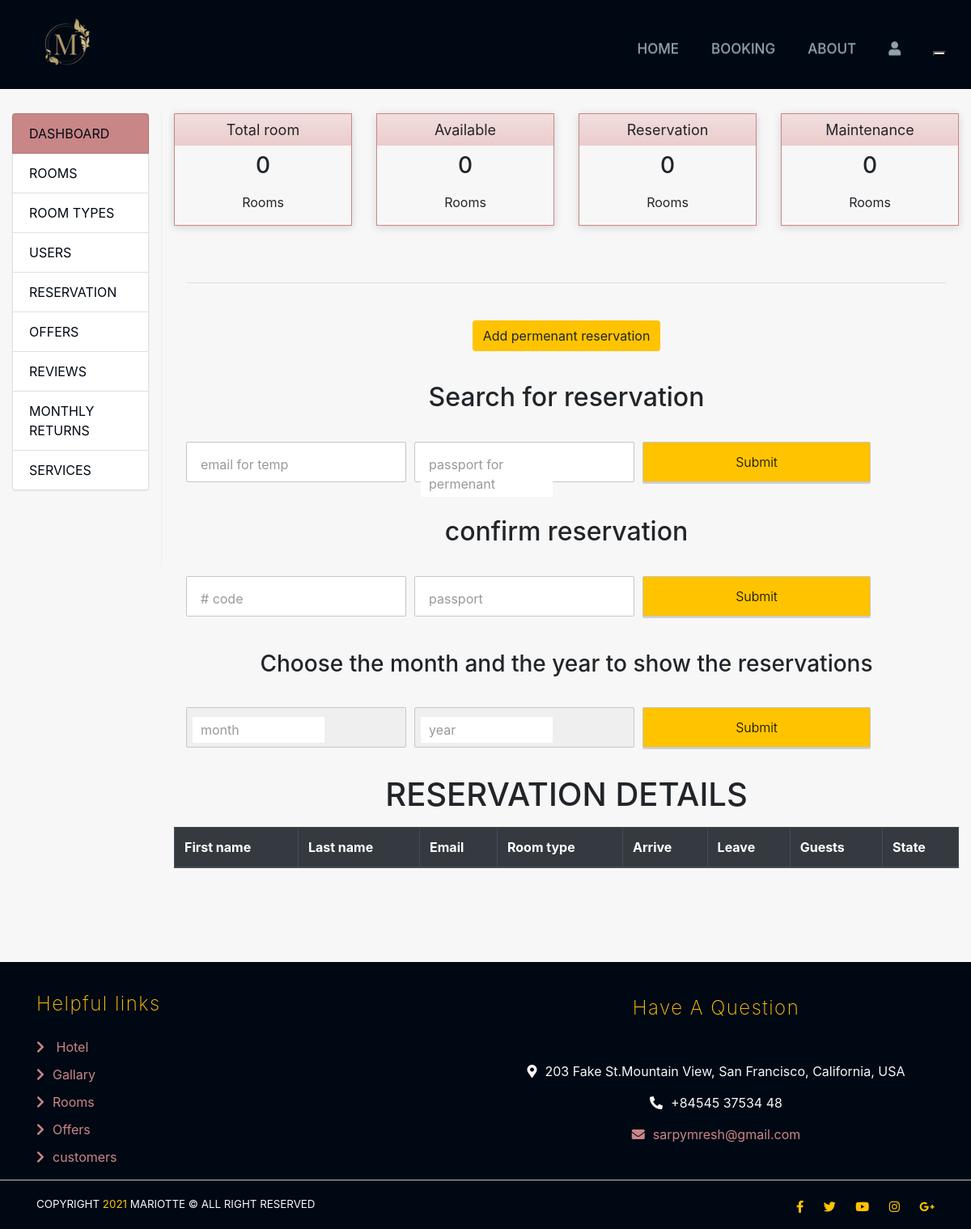
Before: /booking/admin_booking/ (signed in) with the older database file.
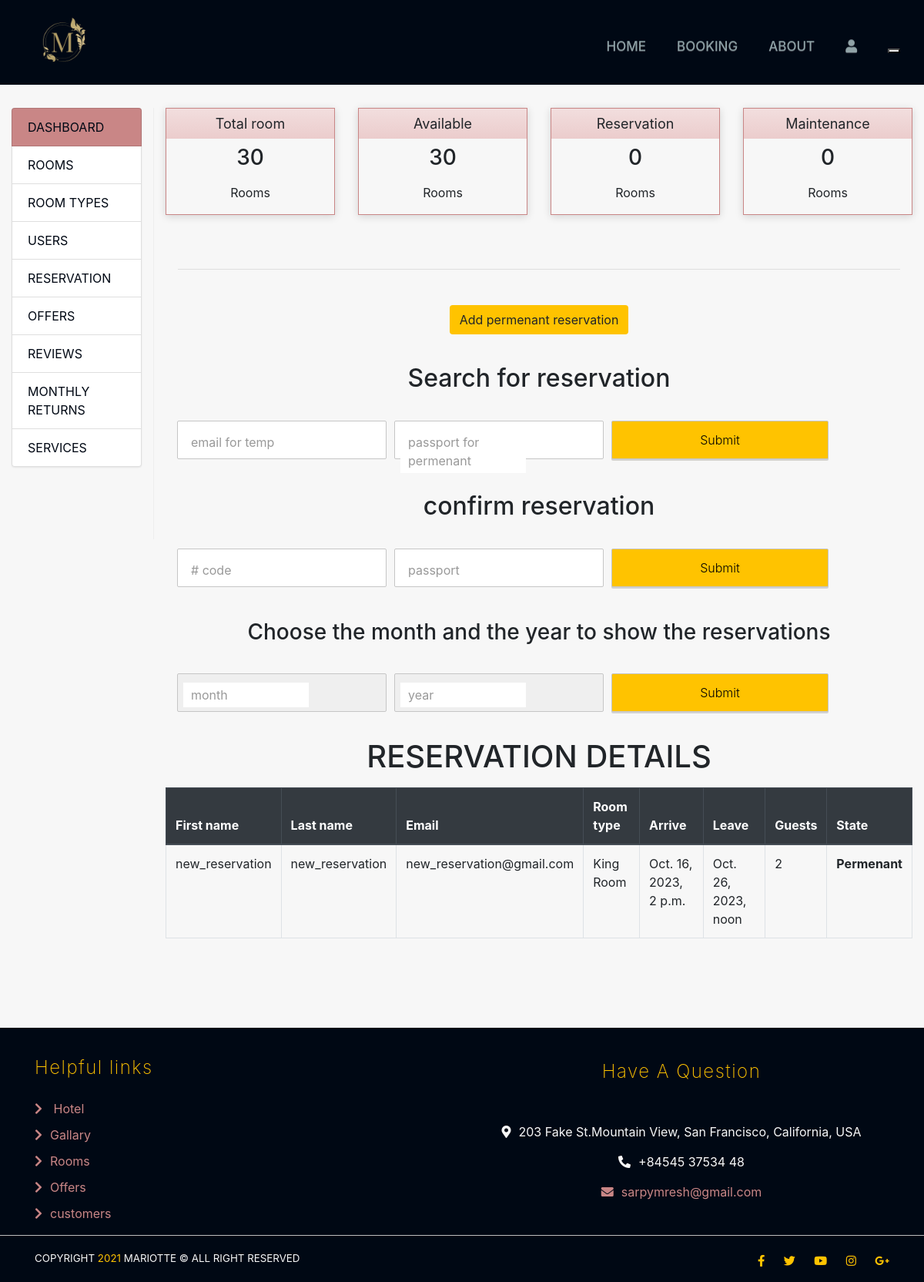
After: the same page with the newer database file.
### reservation/models.py (models this page shows, shortened)
class Perma_Reservation(models.Model):
    account = models.ForeignKey(Account,on_delete=models.PROTECT,blank=True,null=True)
    visitor = models.ForeignKey(Visitors,on_delete=models.PROTECT,blank=True,null=True)
    room = models.ForeignKey(Rooms,on_delete=models.PROTECT)
    start_date = models.DateTimeField()
    end_date = models.DateTimeField()
    bill_befor_discount = models.IntegerField(validators=[is_pos])
    bill_after_discount = models.IntegerField(default = 0,validators=[is_pos])
    active = models.BooleanField(default=True)
    number = models.CharField(max_length=40,default="")
    service = models.ManyToManyField(Service)
    guests = models.SmallIntegerField(default=1,validators=[is_pos])
    class Meta:
        ordering = ["active"]

### accounts/models.py (models this page shows, shortened)
class Visitors(models.Model):
    email = models.EmailField(blank=True,null=True)
    first_name = models.CharField(max_length=20)
    last_name = models.CharField(max_length=25)
    birth_date = models.DateField()

### rooms/models.py (models this page shows, shortened)
class Rooms(models.Model):
    type = models.ForeignKey("RoomTypes",on_delete=models.SET_NULL,null=True)
    floor = models.SmallIntegerField(validators=[is_pos])
    UNDER_MAINTENANCE = "1"
    INHABITED = "2"
    EMPTY = "3"
    CHOICES_STATE = [
        (UNDER_MAINTENANCE,"Under maintenance"),
        (INHABITED,"Inhabited"),
        (EMPTY,"Empty")
    ]
    state = models.CharField(max_length=1,choices=CHOICES_STATE,default="3")

class RoomTypes(models.Model):
    name = models.CharField(verbose_name='name',max_length=50,primary_key=True)
    image = models.ImageField(upload_to = 'room pics')
    price = models.IntegerField(verbose_name='price',validators=[is_pos])
    size = models.IntegerField(verbose_name='Size',validators=[is_pos])
    beds = models.SmallIntegerField(verbose_name='beds',validators=[is_pos])
    count = models.IntegerField(verbose_name='count',validators=[is_pos])
    max_guests = models.IntegerField(verbose_name='max guests',validators=[is_pos])
    desc = models.TextField(verbose_name='Description')
    offer = models.ForeignKey("offers.Offer",on_delete=models.SET_NULL, null=True)

### reservation/views.py (the view, shortened to what this page needs)
# urls.py: path('admin_booking/',views.show_reservations,name = 'books admin'),
def show_reservations(request):
    userFromRequest = request.user
    if not userFromRequest.is_authenticated:
        raise Http404("Page not found")
    if request.method == 'GET':
        context = {}
        context['types'] = RoomTypes.objects.all()
        context['services'] = Service.objects.all()
        check_search = search(request.GET.get('email'),request.GET.get('number'))
        check_filter = filter_res(request.GET.get('month'),request.GET.get('year'))
        if check_search[0] and (not check_filter[0]):
            list1 = []
            if check_search[1] :
                for i in check_search[1]:
                    list1.append(i)
            list2 = []
            if check_search[2] :
                for i in check_search[2]:
                    list2.append(i)
            dif = len(list1) - len(list2)
            if dif < 0:
                for i in range(-1*dif):
                    list1.append(None)
            elif dif > 0:
                for i in range(dif):
                    list2.append(None)
            context['zip'] = zip(list1,list2)
        elif (not check_search[0]) and (not check_filter[0]):
            list1 = []
            for i in Temp_Reservation.objects.all():
                list1.append(i)
            list2 = []
            for i in Perma_Reservation.objects.all():
                list2.append(i)
            dif = len(list1) - len(list2)
            if dif < 0:
                for i in range(-1*dif):
                    list1.append(None)
            elif dif > 0:
                for i in range(dif):
                    list2.append(None)
            context['zip'] = zip(list1,list2)
        context['rooms'] = Rooms.objects.all()
        context['total'] = Rooms.objects.all().count()
        context['available'] = Rooms.objects.filter(state = Rooms.EMPTY).count()
        context['maintenance'] = Rooms.objects.filter(state = Rooms.UNDER_MAINTENANCE).count()
        context['reserved'] = Rooms.objects.filter(state = Rooms.INHABITED).count()
        return render(request,'books.html',context)

### reservation/views.py (called while the page is built, shortened)
def search(email,number):
    result = {}
    if (not email) and (not number):
        return False,None,None

def filter_res(month,year):
    if month and year:
        month = int(month)
        year = int(year)
        return True,Temp_Reservation.objects.filter(start_date__year = year,start_date__month = month),Perma_Reservation.objects.filter(start_date__year = year,start_date__month = month)
    return False,None,None

### reservation/templates/books.html (shortened to what the changed rows need)
{% extends 'admin base.html' %}
{% block content %}
<div class="col-sm-12 text-center ">
    <h2 class="text-center"> Search for reservation</h2>
</div>
<div class="col-sm-12 text-center ">
    <h2 class="text-center"> confirm reservation</h2>
</div>
<h1 class="text-center">
    RESERVATION DETAILS
</h1>
<div class="table-responsive">
    <table class="table table-hover table-bordered">
        <thead class="thead-dark">
            <tr>
                <th>First name </th>
                <th>Last name</th>
                <th>Email</th>
                <th>Room type </th>
                <th>Arrive</th>
                <th>Leave</th>
                <th>Guests</th>
                <th>State </th>
            </tr>
        </thead>
        <tbody>
            {% for t,p in zip %}
            {% if p %}
            <tr>
                {% if p.account %}
                <td>{{p.account.first_name}}</td>
                <td>{{p.account.last_name}}</td>
                <td>{{p.account.email}}</td>
                {% else %}
                <td>{{p.visitor.first_name}}</td>
                <td>{{p.visitor.last_name}}</td>
                <td>{{p.visitor.email}}</td>
                {% endif %}
                <td>
                    {{p.room.type.name}}
                </td>
                <td>{{p.start_date}}</td>
                <td>{{p.end_date}}</td>
                <td>{{p.guests}}</td>
                <th>Permenant </th>
            </tr>
            {% endif %}
            {% endfor %}
        </tbody>
    </table>
</div>
{% endblock %}

Changed rows visible on the page:
added Perma_Reservation: visitor.first_name "new_reservation", visitor.last_name "new_reservation", visitor.email "new_reservation@gmail.com", room.type.name "King Room", start_date "Oct. 16, 2023, 2 p.m.", end_date "Oct. 26, 2023, noon", guests "2"
Other visible differences:
{{ total }}: "0" → "30"
{{ available }}: "0" → "30"
